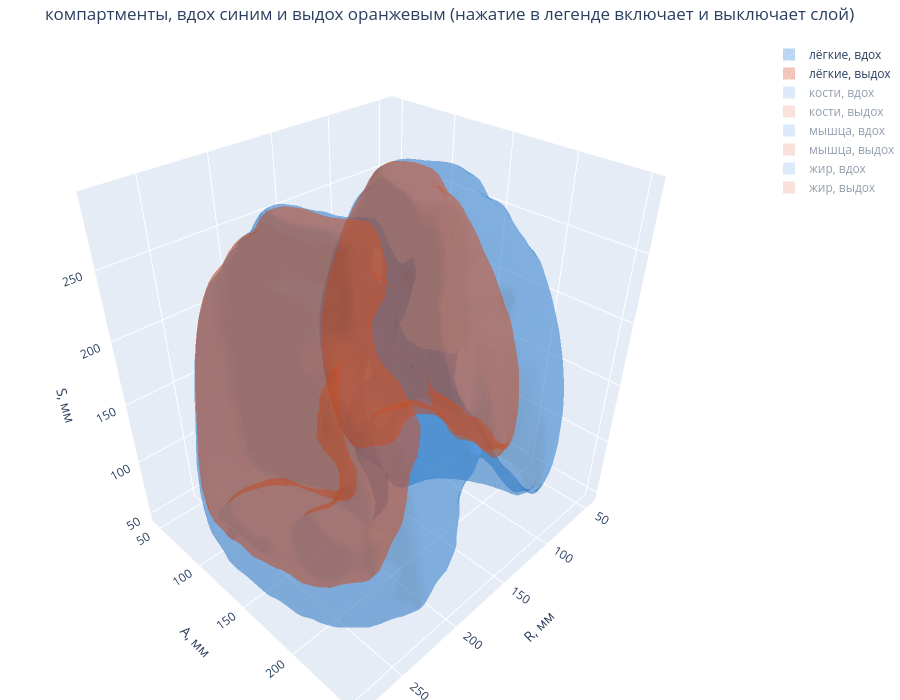

Notebook cell for this chart:
### Markdown cell above
## 11. Компартменты в объёме, вращаемые

Четыре ткани, обе фазы, наложенные друг на друга. Маски строятся по тем же окнам Хаунсфилда,
что и все измерения, и только внутри пояса срезов с лёгким в обеих фазах.

Модели интерактивные: вращать мышью, легенду можно переключать по слоям.

### Code cell
BAND = (shared[0], shared[-1])
STEP = 8  # марширующие кубы на полном томе дают сотни тысяч вершин на поверхность
SMOOTH = 1.0  # маски жира и мышцы рваные: без сглаживания сетка и тяжелее, и хуже

COMPARTMENTS = {
    "лёгкие": lambda hu, body: body & (hu < -400),
    "кости": lambda hu, body: body & (hu > 200),
    "мышца": lambda hu, body: body & (hu >= -29) & (hu <= 150),
    "жир": lambda hu, body: body & (hu >= -190) & (hu <= -30),
}
COLOURS = {"вдох": "#378ADD", "выдох": "#D85A30"}


def compartment(volume, rule):
    mask = np.zeros(volume.shape, dtype=bool)
    for index in range(BAND[0], BAND[1] + 1):
        current = volume[:, :, index]
        body = body_mask(current, MP)
        if body is None:
            continue
        mask[:, :, index] = rule(current, body)
    return mask


masks = {name: {phase: compartment(volume, rule) for phase, volume, _ in PHASES}
         for name, rule in COMPARTMENTS.items()}


def surface(mask, colour, label, visible):
    small = mask[::STEP, ::STEP, ::STEP]
    if small.sum() < 100:
        return None
    # Сглаживание убирает одиночные воксели, из-за которых поверхность жира и
    # мышцы состоит в основном из шума.
    field = ndimage.gaussian_filter(small.astype(np.float32), SMOOTH)
    if field.max() <= 0.5:
        return None
    verts, faces, _, _ = skmeasure.marching_cubes(
        field, level=0.5, spacing=(sx * STEP, sy * STEP, sz * STEP))
    verts = np.round(verts, 1)
    return go.Mesh3d(
        x=verts[:, 0], y=verts[:, 1], z=verts[:, 2],
        i=faces[:, 0], j=faces[:, 1], k=faces[:, 2],
        color=colour, opacity=0.35, name=label, showlegend=True,
        visible=visible, hoverinfo="name")


figure = go.Figure()
for tissue, per_phase in masks.items():
    for phase, mask in per_phase.items():
        mesh = surface(mask, COLOURS[phase], f"{tissue}, {phase}",
                       True if tissue == "лёгкие" else "legendonly")
        if mesh is not None:
            figure.add_trace(mesh)
print(f"вершин во всех поверхностях: "
      f"{sum(len(trace.x) for trace in figure.data):,}")
figure.update_layout(
    title="компартменты, вдох синим и выдох оранжевым "
          "(нажатие в легенде включает и выключает слой)",
    scene=dict(xaxis_title="R, мм", yaxis_title="A, мм", zaxis_title="S, мм",
               aspectmode="data"),
    height=700, margin=dict(l=0, r=0, t=40, b=0))
show(figure, "03_compartments")

### Figure 1 — Plotly figure (JSON) as saved in the notebook; plotly's stock layout.template omitted (floating-point values rounded to 4 significant figures; data arrays with more than 128 entries replaced by an {"elided": "..."} marker saying what was removed)
{"data": [{"color": "#378ADD", "hoverinfo": "name", "i": {"elided": "11708 int values"}, "j": {"elided": "11708 int values"}, "k": {"elided": "11708 int values"}, "name": "лёгкие, вдох", "opacity": 0.35, "showlegend": true, "type": "mesh3d", "visible": true, "x": {"elided": "5854 float values"}, "y": {"elided": "5854 float values"}, "z": {"elided": "5854 float values"}}, {"color": "#D85A30", "hoverinfo": "name", "i": {"elided": "9256 int values"}, "j": {"elided": "9256 int values"}, "k": {"elided": "9256 int values"}, "name": "лёгкие, выдох", "opacity": 0.35, "showlegend": true, "type": "mesh3d", "visible": true, "x": {"elided": "4632 float values"}, "y": {"elided": "4632 float values"}, "z": {"elided": "4632 float values"}}, {"color": "#378ADD", "hoverinfo": "name", "i": {"elided": "184 int values"}, "j": {"elided": "184 int values"}, "k": {"elided": "184 int values"}, "name": "кости, вдох", "opacity": 0.35, "showlegend": true, "type": "mesh3d", "visible": "legendonly", "x": [150.0, 150.0, 150.0, 150.0, 150.0, 149.8, 150.0, 150.0, 150.0, 150.0, 155.0, 155.0, 155.0, 155.0, 155.0, 155.0, 155.0, 152.3, 155.0, 155.0, 151.0, 155.0, 150.3, 155.0, 155.0, 155.0, 154.0, 155.0, 155.0, 155.0, 157.1, 160.0, 160.0, 160.0, 155.7, 160.0, 155.5, 156.0, 156.7, 157.0, 155.9, 160.0, 158.8, 160.0, 160.0, 160.0, 163.9, 160.8, 162.3, 165.0, 165.0, 165.0, 160.3, 165.0, 165.0, 161.2, 165.0, 165.0, 165.0, 170.0, 170.0, 170.0, 170.0, 170.0, 170.0, 170.0, 170.0, 171.9, 175.0, 175.0, 175.0, 172.2, 175.0, 175.0, 171.9, 175.0, 172.2, 175.0, 175.0, 175.0, 170.9, 175.0, 175.0, 175.0, 175.0, 170.3, 175.0, 175.0, 175.0, 175.0, 175.0, 175.0, 173.4, 175.0, 176.0, 176.5, 176.4, 178.0, 177.3, 177.7, 175.2, 176.1], "y": [55.0, 55.0, 54.9, 55.0, 55.1, 70.0, 70.0, 67.2, 70.0, 72.2, 55.0, 52.3, 55.0, 55.7, 70.0, 67.5, 70.0, 75.0, 75.0, 73.5, 75.0, 75.0, 80.0, 80.0, 80.0, 79.7, 85.0, 85.0, 85.0, 87.6, 50.0, 50.0, 49.2, 50.0, 55.0, 50.7, 70.0, 75.0, 75.0, 80.0, 85.0, 89.7, 90.0, 90.0, 90.0, 91.6, 50.0, 90.0, 100.0, 100.0, 97.1, 98.0, 100.0, 100.0, 101.8, 105.0, 105.0, 105.0, 107.7, 100.0, 95.3, 97.6, 100.0, 102.2, 105.0, 105.0, 107.9, 75.0, 75.0, 70.3, 75.0, 80.0, 80.0, 76.4, 80.0, 80.0, 85.0, 85.0, 85.0, 83.3, 90.0, 90.0, 90.0, 93.3, 95.0, 95.0, 90.5, 95.0, 100.0, 96.3, 100.0, 100.1, 105.0, 102.1, 75.0, 80.0, 80.0, 85.0, 90.0, 95.0, 100.0, 100.0], "z": [120.0, 118.3, 120.0, 120.6, 120.0, 160.0, 157.6, 160.0, 161.9, 160.0, 113.8, 120.0, 127.9, 120.0, 154.9, 160.0, 169.7, 140.0, 137.1, 140.0, 160.0, 165.9, 140.0, 134.3, 158.9, 160.0, 140.0, 137.2, 142.3, 140.0, 120.0, 115.4, 120.0, 129.4, 120.0, 120.0, 160.0, 140.0, 160.0, 140.0, 140.0, 140.0, 140.0, 139.0, 140.7, 140.0, 120.0, 140.0, 160.0, 156.4, 160.0, 180.0, 180.0, 186.4, 160.0, 180.0, 167.6, 194.0, 180.0, 155.3, 160.0, 180.0, 187.3, 160.0, 167.5, 194.6, 180.0, 160.0, 145.3, 160.0, 165.8, 140.0, 137.2, 140.0, 160.0, 163.9, 140.0, 135.7, 154.2, 160.0, 140.0, 133.4, 157.6, 140.0, 145.6, 160.0, 160.0, 176.1, 159.5, 180.0, 183.5, 160.0, 180.0, 180.0, 160.0, 140.0, 160.0, 140.0, 140.0, 160.0, 160.0, 180.0]}, {"color": "#D85A30", "hoverinfo": "name", "i": [2, 0, 1, 7, 0, 6, 7, 6, 12, 10, 11, 17, 10, 16, 16, 19, 18, 21, 24, 24, 22, 22, 21, 26, 23, 29, 28, 28, 26, 30, 29, 28, 33, 2, 2, 33, 32, 1, 37, 37, 37, 37, 37, 37, 37, 37, 5, 36, 38, 7, 8, 39, 41, 13, 41, 14, 42, 18, 43, 42, 21, 18, 44, 20, 43, 43, 26, 21, 44, 27, 44, 44, 30, 26, 46, 31, 47, 34, 47, 38, 35, 34, 34, 39, 48, 40], "j": [1, 3, 4, 6, 4, 8, 9, 9, 11, 13, 14, 16, 14, 18, 17, 17, 16, 16, 23, 22, 19, 25, 19, 19, 27, 28, 22, 25, 25, 25, 31, 31, 32, 32, 3, 3, 35, 35, 36, 34, 3, 4, 35, 38, 7, 5, 8, 8, 40, 40, 9, 9, 11, 41, 14, 41, 17, 42, 20, 20, 43, 43, 23, 43, 44, 45, 45, 45, 27, 44, 46, 45, 46, 46, 31, 46, 32, 47, 35, 35, 47, 36, 48, 48, 40, 48], "k": [0, 2, 0, 5, 3, 5, 6, 8, 10, 12, 10, 15, 13, 15, 19, 20, 21, 19, 22, 20, 20, 19, 26, 25, 22, 27, 27, 22, 30, 28, 28, 30, 2, 1, 33, 34, 1, 4, 34, 3, 4, 35, 38, 7, 5, 36, 36, 39, 7, 9, 39, 40, 12, 12, 11, 13, 15, 15, 42, 17, 18, 42, 24, 24, 24, 44, 21, 43, 23, 29, 29, 46, 26, 45, 29, 30, 33, 33, 32, 48, 48, 48, 47, 36, 38, 39], "name": "кости, выдох", "opacity": 0.35, "showlegend": true, "type": "mesh3d", "visible": "legendonly", "x": [169.6, 170.0, 170.0, 170.0, 170.0, 170.0, 169.4, 170.0, 170.0, 170.0, 174.8, 175.0, 175.0, 175.0, 175.0, 175.0, 174.2, 175.0, 175.0, 173.9, 175.0, 175.0, 174.9, 175.0, 175.0, 172.6, 175.0, 175.0, 173.8, 175.0, 175.0, 175.0, 175.0, 175.0, 175.0, 175.0, 175.0, 171.8, 175.0, 175.0, 175.0, 175.1, 176.2, 176.8, 175.1, 177.2, 175.6, 176.1, 176.0], "y": [95.0, 95.0, 94.4, 95.0, 97.9, 99.6, 100.0, 100.0, 100.0, 100.8, 55.0, 55.0, 54.9, 55.0, 56.0, 58.6, 60.0, 60.0, 60.0, 65.0, 65.0, 65.0, 70.0, 70.0, 69.7, 70.0, 70.0, 71.0, 75.0, 75.0, 75.0, 76.3, 95.0, 92.0, 95.0, 97.7, 95.9, 97.7, 100.0, 100.0, 101.5, 55.0, 60.0, 65.0, 70.0, 70.0, 75.0, 95.0, 100.0], "z": [160.0, 157.5, 160.0, 161.8, 160.0, 180.0, 180.0, 169.0, 180.9, 180.0, 140.0, 139.0, 140.0, 141.0, 140.0, 160.0, 160.0, 146.9, 162.3, 160.0, 149.3, 169.2, 140.0, 139.7, 140.0, 160.0, 178.2, 140.0, 160.0, 144.4, 164.8, 160.0, 153.9, 160.0, 177.2, 160.0, 180.0, 170.0, 170.4, 183.9, 180.0, 140.0, 160.0, 160.0, 140.0, 160.0, 160.0, 160.0, 180.0]}, {"color": "#378ADD", "hoverinfo": "name", "i": {"elided": "15964 int values"}, "j": {"elided": "15964 int values"}, "k": {"elided": "15964 int values"}, "name": "мышца, вдох", "opacity": 0.35, "showlegend": true, "type": "mesh3d", "visible": "legendonly", "x": {"elided": "8002 float values"}, "y": {"elided": "8002 float values"}, "z": {"elided": "8002 float values"}}, {"color": "#D85A30", "hoverinfo": "name", "i": {"elided": "17174 int values"}, "j": {"elided": "17174 int values"}, "k": {"elided": "17174 int values"}, "name": "мышца, выдох", "opacity": 0.35, "showlegend": true, "type": "mesh3d", "visible": "legendonly", "x": {"elided": "8600 float values"}, "y": {"elided": "8600 float values"}, "z": {"elided": "8600 float values"}}, {"color": "#378ADD", "hoverinfo": "name", "i": {"elided": "8080 int values"}, "j": {"elided": "8080 int values"}, "k": {"elided": "8080 int values"}, "name": "жир, вдох", "opacity": 0.35, "showlegend": true, "type": "mesh3d", "visible": "legendonly", "x": {"elided": "4059 float values"}, "y": {"elided": "4059 float values"}, "z": {"elided": "4059 float values"}}, {"color": "#D85A30", "hoverinfo": "name", "i": {"elided": "8180 int values"}, "j": {"elided": "8180 int values"}, "k": {"elided": "8180 int values"}, "name": "жир, выдох", "opacity": 0.35, "showlegend": true, "type": "mesh3d", "visible": "legendonly", "x": {"elided": "4106 float values"}, "y": {"elided": "4106 float values"}, "z": {"elided": "4106 float values"}}], "layout": {"height": 700, "margin": {"b": 0, "l": 0, "r": 0, "t": 40}, "scene": {"aspectmode": "data", "xaxis": {"title": {"text": "R, мм"}}, "yaxis": {"title": {"text": "A, мм"}}, "zaxis": {"title": {"text": "S, мм"}}}, "title": {"text": "компартменты, вдох синим и выдох оранжевым (нажатие в легенде включает и выключает слой)"}}}
